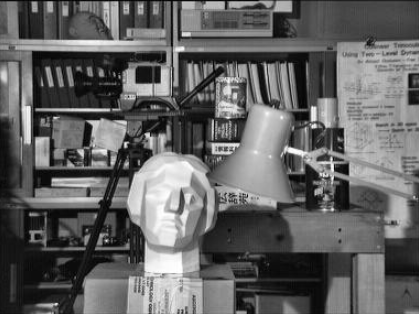
#> input picture pictures/tsukuba_l.png, 419 x 314 px, found by its file name
$ python '2. Histograms Equalization in OpenCV.py'
#> lines starting #> are read from the running program, lines starting #| are printed output that depends on the picture
import numpy as np
import cv2 as cv
from matplotlib import pyplot as plt

# Histogram eşitleme, görüntünün histogramı belirli bir bölgeyle sınırlandırıldığında iyidir

img = cv.imread('pictures/tsukuba_l.png', 0)
#> img: shape (314, 419); min 0, max 255, mean 98.7
equ = cv.equalizeHist(img,) # equalization
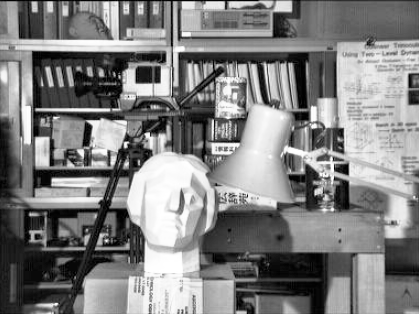
#> equ: shape (314, 419); min 0, max 255, mean 128.1
res = np.hstack((img, equ))  # yan yana iki resim
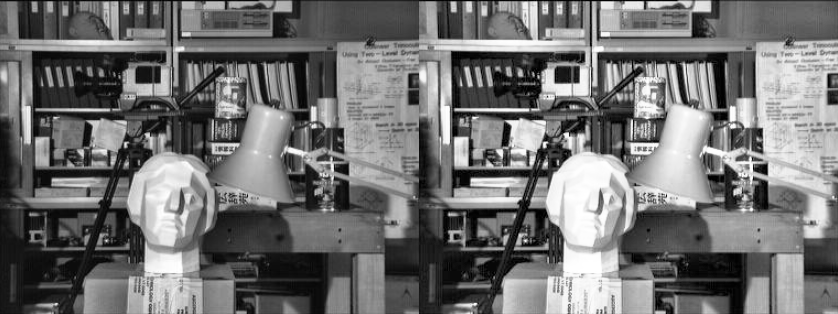
#> res: shape (314, 838); min 0, max 255, mean 113.4
cv.imwrite('pictures/tsukuba_l22.png', res)

$ run again, with pictures/apple.png copied over pictures/tsukuba_l.png
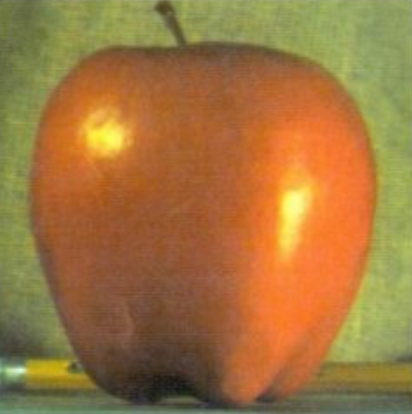
#> input picture pictures/apple.png, 412 x 414 px, found by its file name
#> `equ = cv.equalizeHist(img,)`:
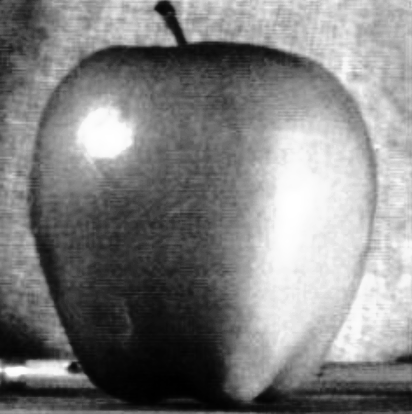
#> equ: shape (414, 412); min 0, max 255, mean 128.9
#> `res = np.hstack((img, equ))`:
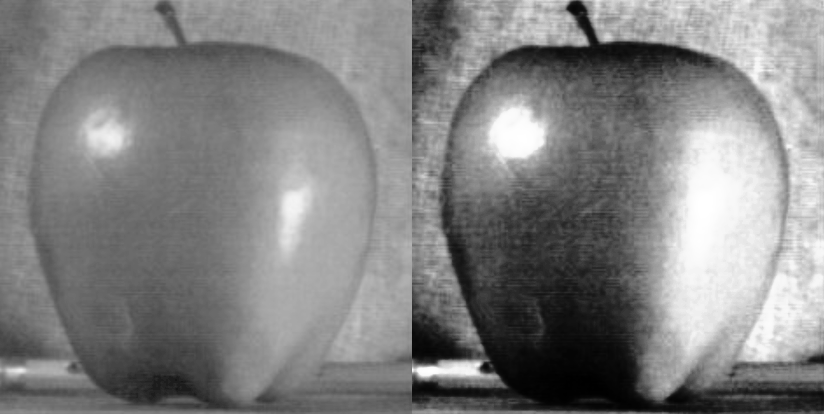
#> res: shape (414, 824); min 0, max 255, mean 129.4
